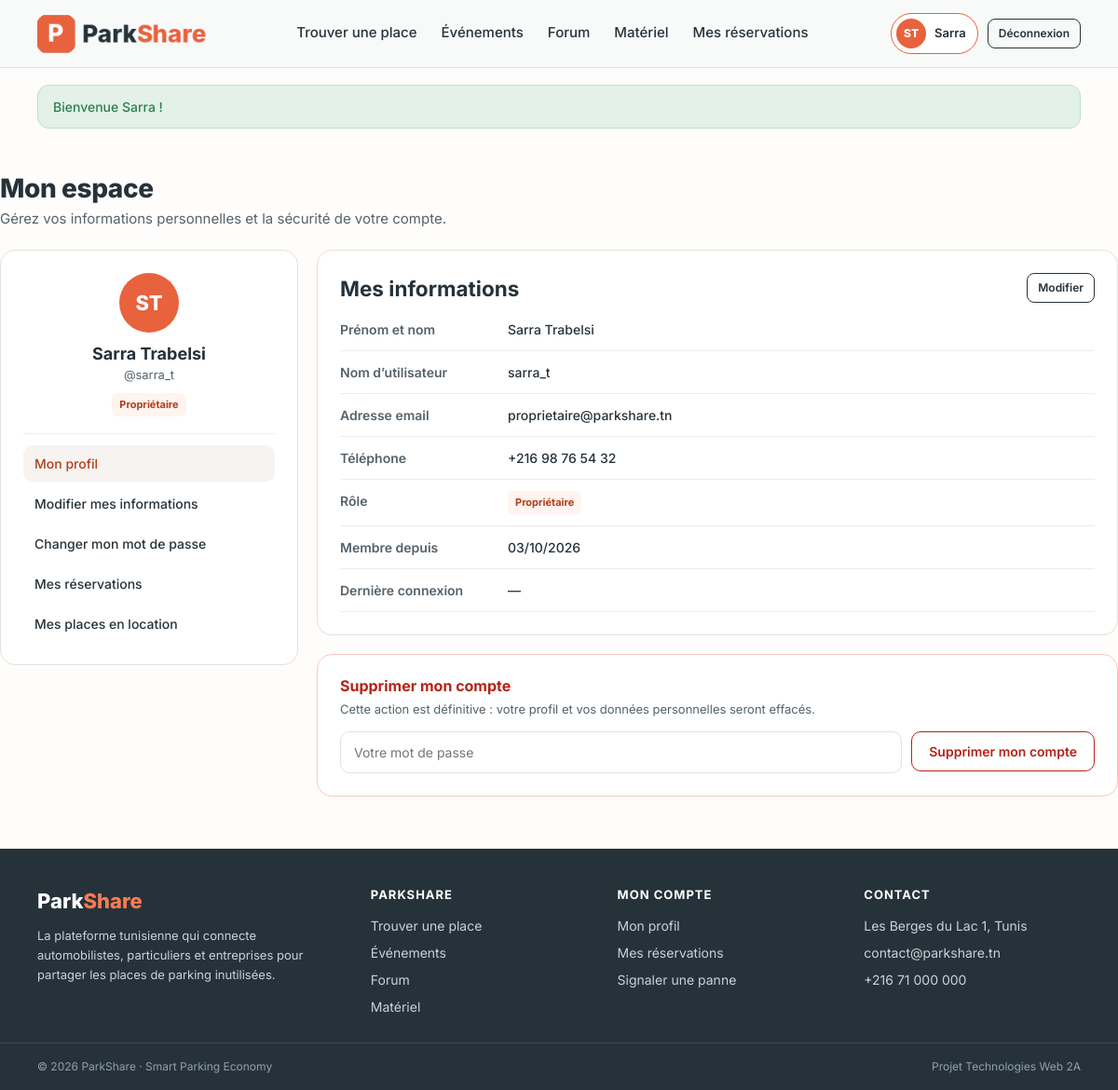
The app's page /index.php?action=profile (signed in) with its own data.
### tables this page shows
CREATE TABLE IF NOT EXISTS users (
    id              INT AUTO_INCREMENT PRIMARY KEY,
    nom             VARCHAR(50)  NOT NULL,
    prenom          VARCHAR(50)  NOT NULL,
    username        VARCHAR(50)  NOT NULL UNIQUE,
    email           VARCHAR(150) NOT NULL UNIQUE,
    telephone       VARCHAR(20)  NOT NULL,
    password        VARCHAR(255) NOT NULL,
    role            ENUM('client', 'proprietaire', 'technicien', 'admin') NOT NULL DEFAULT 'client',
    statut          ENUM('actif', 'bloque') NOT NULL DEFAULT 'actif',
    failed_attempts TINYINT UNSIGNED NOT NULL DEFAULT 0,
    locked_until    DATETIME NULL,
    last_login      DATETIME NULL,
    created_at      TIMESTAMP DEFAULT CURRENT_TIMESTAMP,
    updated_at      TIMESTAMP NULL DEFAULT NULL ON UPDATE CURRENT_TIMESTAMP,
    INDEX idx_role (role),
    INDEX idx_statut (statut)
);

### app/Controllers/Controller.php (called while the page is built, shortened)
<?php
require_once __DIR__ . '/../../config/database.php';
abstract class Controller
{
    protected string $page = 'home';
    public function __construct()
    {
        $this->db = Database::getConnexion();
    }
    protected function render(string $view, array $data = [], string $layout = 'front'): void
    {
        $content      = $this->capture(__DIR__ . '/../Views/pages/' . $view . '.php', $data);
        $currentPage  = $data['currentPage'] ?? $this->page;
        require __DIR__ . '/../Views/' . ($layout === 'admin' ? 'layout_admin.php' : 'layout.php');
    }
    private function capture(string $file, array $data): string
    {
        extract($data, EXTR_SKIP);
        require $file;
        return (string) ob_get_clean();
    }
}

### app/Controllers/ProfileController.php (called while the page is built, shortened)
<?php
class ProfileController extends Controller
{
    private AuthController $auth;
    public function __construct()
    {
        $this->auth = new AuthController();
    }
    public function show(): void
    {
        $this->view('profile', ['title' => 'Mon profil', 'user' => $this->me()]);
    }
    private function me(): UserModel
    {
        $user = $this->auth->findById((int) $_SESSION['user_id']);
        return $user;
    }
    private function view(string $name, array $data): void
    {
        $back = can('backoffice');
        $data['back'] = $back;
        $this->render(($back ? 'back/' : 'front/') . $name, $data, $back ? 'admin' : 'front');
    }
}

### index.php (called while the page is built, shortened)
<?php
require_once __DIR__ . '/app/helpers.php';
spl_autoload_register(function (string $class): void {
    foreach (['Controllers', 'Models'] as $folder) {
        $file = __DIR__ . '/app/' . $folder . '/' . $class . '.php';
        if (is_file($file)) {
            return;
        }
    }
});
$routes = require __DIR__ . '/app/routes.php';
$action = (string) ($_GET['action'] ?? 'home');
[$controllerName, $method] = $routes[$action];
$param = $routes[$action][2] ?? null;
$controller = new $controllerName();
$param === null ? $controller->$method() : $controller->$method($param);

### config/database.php (called while the page is built, shortened)
<?php
class Database
{
    private static ?PDO $pdo = null;
    public static function getConnexion(): PDO
    {
        if (self::$pdo === null) {
            try {
                self::$pdo = new PDO(
                    'mysql:host=' . DB_HOST . ';port=' . DB_PORT . ';dbname=' . DB_NAME . ';charset=utf8mb4',
                    DB_USER,
                    DB_PASS,
                    [
                        PDO::ATTR_ERRMODE            => PDO::ERRMODE_EXCEPTION,
                        PDO::ATTR_DEFAULT_FETCH_MODE => PDO::FETCH_ASSOC,
                        PDO::ATTR_EMULATE_PREPARES   => false,
                    ]
                );
            } catch (PDOException $e) {
                http_response_code(500);
                die(APP_DEBUG
                    ? 'Erreur de connexion : ' . htmlspecialchars($e->getMessage(), ENT_QUOTES, 'UTF-8')
                    : 'Erreur de connexion à la base de données. Vérifiez config/config.php.');
            }
        }
        return self::$pdo;
    }
}

### app/Controllers/AuthController.php (called while the page is built, shortened)
<?php
class AuthController extends Controller
{
    private static ?array $permissions = null;
    public static function isAuthenticated(): bool
    {
        return !empty($_SESSION['user_id']);
    }
    public static function can(string $permission): bool
    {
        self::$permissions ??= require __DIR__ . '/../../config/permissions.php';
        return in_array($permission, self::$permissions[$_SESSION['role'] ?? ''] ?? [], true);
    }
    public function findById(int $id): ?UserModel
    {
        $stmt = $this->db->prepare('SELECT * FROM users WHERE id = :id LIMIT 1');
        $stmt->execute(['id' => $id]);
        $row = $stmt->fetch();
        return $row ? UserModel::fromArray($row) : null;
    }
}

### app/Models/UserModel.php (called while the page is built, shortened)
<?php
class UserModel
{
    private string $nom = '';
    private string $prenom = '';
    private string $username = '';
    private string $email = '';
    private string $telephone = '';
    private string $role = 'client';
    private ?string $lastLogin = null;
    private string $createdAt = '';
    public function getNom(): string { return $this->nom; }
    public function getPrenom(): string { return $this->prenom; }
    public function getUsername(): string { return $this->username; }
    public function getEmail(): string { return $this->email; }
    public function getTelephone(): string { return $this->telephone; }
    public function getRole(): string { return $this->role; }
    public function getLastLogin(): ?string { return $this->lastLogin; }
    public function getCreatedAt(): string { return $this->createdAt; }
    public function setNom(string $nom): void { $this->nom = $nom; }
    public function setPrenom(string $prenom): void { $this->prenom = $prenom; }
    public function setUsername(string $username): void { $this->username = $username; }
    public function setEmail(string $email): void { $this->email = $email; }
    public function setTelephone(string $telephone): void { $this->telephone = $telephone; }
    public function setRole(string $role): void { $this->role = $role; }
    public function setLastLogin(?string $date): void { $this->lastLogin = $date; }
    public function setCreatedAt(string $createdAt): void { $this->createdAt = $createdAt; }
    public static function fromArray(array $row): self
    {
        $user = new self();
        $user->setId((int) ($row['id'] ?? 0));
        $user->setNom((string) ($row['nom'] ?? ''));
        $user->setPrenom((string) ($row['prenom'] ?? ''));
        $user->setUsername((string) ($row['username'] ?? ''));
        $user->setEmail((string) ($row['email'] ?? ''));
        $user->setTelephone((string) ($row['telephone'] ?? ''));
        $user->setPassword((string) ($row['password'] ?? ''));
        $user->setRole((string) ($row['role'] ?? 'client'));
        $user->setStatut((string) ($row['statut'] ?? 'actif'));
        $user->setFailedAttempts((int) ($row['failed_attempts'] ?? 0));
        $user->setLockedUntil($row['locked_until'] ?? null);
        $user->setLastLogin($row['last_login'] ?? null);
        $user->setCreatedAt((string) ($row['created_at'] ?? ''));
        return $user;
    }
}

### app/helpers.php (called while the page is built, shortened)
<?php
function e(mixed $value): string
{
    return htmlspecialchars((string) ($value ?? ''), ENT_QUOTES, 'UTF-8');
}
function url(string $action, array $params = []): string
{
    $query = http_build_query(array_merge(['action' => $action], $params));
    return 'index.php?' . $query;
}
function asset(string $path): string
{
    return 'app/Views/assets/' . ltrim($path, '/');
}
function isActive(string|array $pages, string $currentPage): string
{
    return in_array($currentPage, (array) $pages, true) ? 'active' : '';
}
function role_label(string $role): string
{
    return [
        'admin'        => 'Administrateur',
        'technicien'   => 'Technicien',
        'proprietaire' => 'Propriétaire',
        'client'       => 'Automobiliste',
    ][$role] ?? $role;
}
function initials(string $prenom, string $nom): string
{
    return mb_strtoupper(mb_substr($prenom, 0, 1) . mb_substr($nom, 0, 1));
}
function format_date(?string $date, bool $withTime = false): string
{
    if (empty($date)) {
        return '—';
    }
    $ts = strtotime($date);
    return $ts ? date($withTime ? 'd/m/Y H:i' : 'd/m/Y', $ts) : '—';
}
function current_user(): ?array
{
    return [
        'id'       => (int) $_SESSION['user_id'],
        'username' => $_SESSION['username'] ?? '',
        'nom'      => $_SESSION['nom'] ?? '',
        'prenom'   => $_SESSION['prenom'] ?? '',
        'role'     => $_SESSION['role'] ?? '',
    ];
}
function can(string $permission): bool
{
    return AuthController::can($permission);
}

### app/Views/pages/shared/_profile_details.php (the view, shortened to what this page needs)
<dl class="dl">
    <dt>Prénom et nom</dt><dd><?= e($user->getPrenom() . ' ' . $user->getNom()) ?></dd>
    <dt>Nom d’utilisateur</dt><dd><?= e($user->getUsername()) ?></dd>
    <dt>Adresse email</dt><dd><?= e($user->getEmail()) ?></dd>
    <dt>Téléphone</dt><dd>+216 <?= e(trim(chunk_split($user->getTelephone(), 2, ' '))) ?></dd>
    <dt>Rôle</dt><dd><span class="badge badge-<?= e($user->getRole()) ?>"><?= e(role_label($user->getRole())) ?></span></dd>
    <dt>Membre depuis</dt><dd><?= e(format_date($user->getCreatedAt())) ?></dd>
    <dt>Dernière connexion</dt><dd><?= e(format_date($user->getLastLogin(), true)) ?></dd>
</dl>

### app/Views/pages/front/_profile_menu.php (shortened to what this page needs)
<div class="card profile-id">
    <div class="avatar lg"><?= e(initials($user->getPrenom(), $user->getNom())) ?></div>
    <h2><?= e($user->getPrenom() . ' ' . $user->getNom()) ?></h2>
    <div class="muted">@<?= e($user->getUsername()) ?></div>
    <span class="badge badge-<?= e($user->getRole()) ?>"><?= e(role_label($user->getRole())) ?></span>
    <nav class="menu-list">
        <a class="<?= isActive('profile', $currentPage) ?>" href="<?= url('profile') ?>">Mon profil</a>
        <a class="<?= isActive('profile_edit', $currentPage) ?>" href="<?= url('profile_edit') ?>">Modifier mes informations</a>
        <a class="<?= isActive('password', $currentPage) ?>" href="<?= url('password') ?>">Changer mon mot de passe</a>
        <a href="<?= url('reservations') ?>">Mes réservations</a>
        <?php if (can('places.publish')): ?><a href="<?= url('places') ?>">Mes places en location</a><?php endif; ?>
    </nav>
</div>

### app/Views/includes/navbar.php (shortened to what this page needs)
<?php
$currentPage = $currentPage ?? 'home';
$me = current_user();
?>
<header class="topnav">
    <div class="wrap">
        <a class="logo" href="<?= url('home') ?>"><img src="<?= asset('img/logo.png') ?>" alt="ParkShare"></a>
        <nav class="links" aria-label="Navigation principale">
            <a class="<?= isActive('home', $currentPage) ?>" href="<?= url('home') ?>">Trouver une place</a>
            <a class="<?= isActive('evenements', $currentPage) ?>" href="<?= url('evenements') ?>">Événements</a>
            <a class="<?= isActive('forum', $currentPage) ?>" href="<?= url('forum') ?>">Forum</a>
            <a class="<?= isActive('materiel', $currentPage) ?>" href="<?= url('materiel') ?>">Matériel</a>
            <?php if ($me): ?>
                <a class="<?= isActive('reservations', $currentPage) ?>" href="<?= url('reservations') ?>">Mes réservations</a>
            <?php endif; ?>
        </nav>
        <div class="actions">
            <?php if ($me): ?>
                <a class="user-chip <?= isActive(['profile', 'profile_edit', 'password'], $currentPage) ?>" href="<?= url('profile') ?>">
                    <span class="avatar"><?= e(initials($me['prenom'], $me['nom'])) ?></span>
                    <?= e($me['prenom']) ?>
                </a>
                <form class="inline" method="POST" action="<?= url('logout') ?>">
                    <button type="submit" class="btn btn-sm">Déconnexion</button>
                </form>
            <?php else: ?>
                <a class="btn <?= $currentPage === 'login' ? 'btn-dark' : '' ?>" href="<?= url('login') ?>">Connexion</a>
                <a class="btn btn-primary" href="<?= url('register') ?>">S’inscrire</a>
            <?php endif; ?>
        </div>
    </div>
</header>

### records on screen
users: initials($me['prenom'], $me['nom']) "ST", prenom "Sarra", initials($user->getPrenom(), $user->getNom()) "ST", $user->getPrenom() . ' ' . $user->getNom() "Sarra Trabelsi", username "sarra_t", role "Propriétaire", email "proprietaire@parkshare.tn", telephone "98 76 54 32", created_at "03/10/2026", last_login "—"

### other values on screen
$f['message'] "Bienvenue Sarra !"
